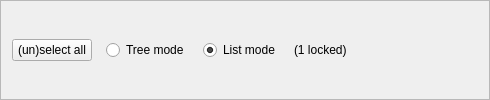
    <widget class="QFrame" name="frame">
     <property name="minimumSize">
      <size>
       <width>490</width>
       <height>40</height>
      </size>
     </property>
     <property name="frameShape">
      <enum>QFrame::StyledPanel</enum>
     </property>
     <property name="frameShadow">
      <enum>QFrame::Sunken</enum>
     </property>
     <layout class="QHBoxLayout" name="horizontalLayout">
      <item>
       <layout class="QHBoxLayout" name="horizontalLayoutPanel" stretch="0,0,0,0,0">
        <property name="spacing">
         <number>14</number>
        </property>
        <item>
         <widget class="QPushButton" name="pushButtonSelectAll">
          <property name="sizePolicy">
           <sizepolicy hsizetype="Maximum" vsizetype="Fixed">
            <horstretch>0</horstretch>
            <verstretch>0</verstretch>
           </sizepolicy>
          </property>
          <property name="text">
           <string>(un)select all</string>
          </property>
          <property name="autoDefault">
           <bool>false</bool>
          </property>
         </widget>
        </item>
        <item>
         <widget class="QRadioButton" name="radioTreeMode">
          <property name="sizePolicy">
           <sizepolicy hsizetype="Maximum" vsizetype="Fixed">
            <horstretch>0</horstretch>
            <verstretch>0</verstretch>
           </sizepolicy>
          </property>
          <property name="text">
           <string>Tree mode</string>
          </property>
         </widget>
        </item>
        <item>
         <widget class="QRadioButton" name="radioListMode">
          <property name="sizePolicy">
           <sizepolicy hsizetype="Maximum" vsizetype="Fixed">
            <horstretch>0</horstretch>
            <verstretch>0</verstretch>
           </sizepolicy>
          </property>
          <property name="text">
           <string>List mode</string>
          </property>
          <property name="checked">
           <bool>true</bool>
          </property>
         </widget>
        </item>
        <item>
         <widget class="QLabel" name="labelLocked">
          <property name="text">
           <string notr="true">(1 locked)</string>
          </property>
         </widget>
        </item>
        <item>
         <spacer name="horizontalSpacer">
          <property name="orientation">
           <enum>Qt::Horizontal</enum>
          </property>
          <property name="sizeHint" stdset="0">
           <size>
            <width>40</width>
            <height>20</height>
           </size>
          </property>
         </spacer>
        </item>
       </layout>
      </item>
     </layout>
    </widget>
